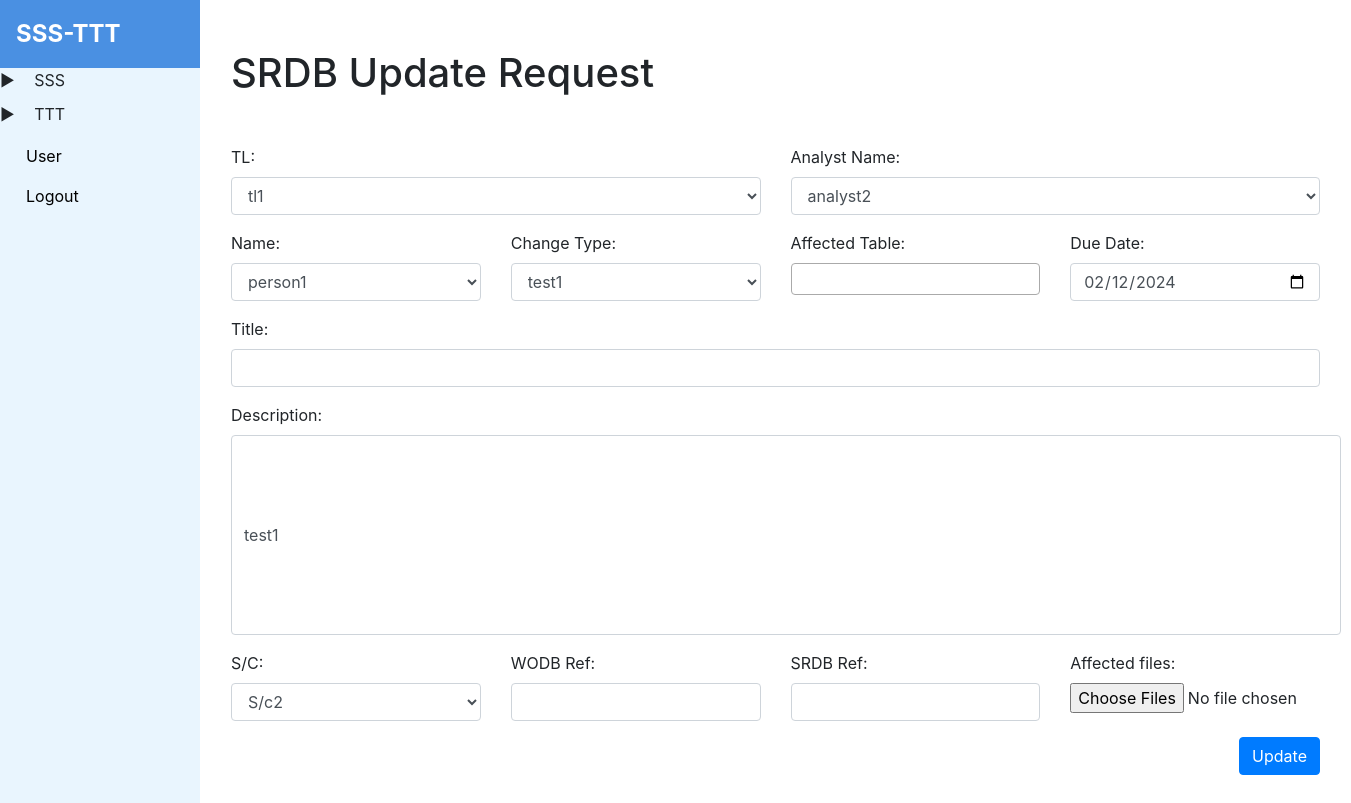
Screenshot of /update/srdb/update/request/1 (signed in) with the database file from the repository.
### tables this page shows
CREATE TABLE 't_srdb_update_request' (
    'id' INTEGER PRIMARY KEY AUTOINCREMENT,
    's_c' varchar(1000) NOT NULL,
    'status' varchar(1000) NOT NULL,
    'status_tl' varchar(1000) NOT NULL,
    'originator' varchar(1000) NOT NULL,
    'date' varchar(1000) NOT NULL,
    'type' varchar(1000) NOT NULL,
    'reason_for_update' varchar(1000) NOT NULL,
    'affected_tables' varchar(1000) NOT NULL,
    'title' varchar(1000),
    'wodb_ref' varchar(1000),
    'srdb_ref' varchar(1000),
    'affected_files' varchar(3000),
    'implemented' varchar(100),
    'tl'        varchar(100),
    'analyst_name'   varchar(100),
    'originator_date'  datetime, 
    'tl_date' datetime,
    'analyst_date' datetime,
    'due_date' datetime
    );

### app.py (the view, shortened to what this page needs)
@app.route('/update/srdb/update/request/<int:srdb_update_request_id>', methods=['GET', 'POST'])
@check_login
def update_srdb_update_request(srdb_update_request_id):
    analyst_names, tl_names, persons, tables, types, s_c_values = get_entries_data("srdb_entries.txt")
    data = get_record_by_table_name('t_srdb_update_request', srdb_update_request_id)
    data = list(data)
    data[7] = data[7].split(',')
    return render_template('srdb_update_request/update_srdb_update_request.html', persons=persons, s_c_values = s_c_values,
                        tables=tables, types=types, data = data, is_admin = session.get('user'), analyst_names=analyst_names, tl_names=tl_names)

### app.py (called while the page is built)
def check_login(f):
    @wraps(f)
    def decorated_function(*args, **kwargs):
        if session.get('user') is None:
            return redirect(url_for('login'))
        return f(*args, **kwargs)
    return decorated_function

### db_helper.py (called while the page is built)
def get_record_by_table_name(table_name: str, record_id: int):
    cursor = conn.cursor()
    cursor.execute(f'SELECT * FROM {table_name} WHERE id = {record_id}')
    result = cursor.fetchone()
    cursor.close()
    return result

def get_entries_data(filename):
    with open(filename) as f:
        data = f.readlines()
    data  = [line.strip().split(',') for line in data]
    return data[0], data[1], data[2], data[3], data[4], data[5]

### templates/srdb_update_request/update_srdb_update_request.html (shortened to what this page needs)
{% extends 'base.html' %}
{% block content %}
  <div class="container my-5">
    <div class="row">
      <div class="col-12">
        <h1 class="text-start mb-5">SRDB Update Request </h1>
      </div>
    </div>
        <form method="POST" enctype="multipart/form-data" action="/update/srdb/update/request/{{data[0]}}">
          <div class="row">
            <div class="col-md-6">
              <div class="form-group">
                  <label>TL:</label>
                  <select id="tl" name="tl" class="form-control">
                    {% for person in tl_names %}
                      {% if person == data[14] %}
                      <option value="{{ person }}" selected>{{ person }}</option>
                      {% else %}
                      <option value="{{ person }}">{{ person }}</option>
                      {% endif %}
                    {% endfor %}
                  </select>
               </div>
              </div>
              <div class="col-md-6">
                <div class="form-group">
                  <label>Analyst Name:</label>
                  <select id="analyst_name" name="analyst_name" class="form-control">
                    {% for type in analyst_names %}
                    {% if type == data[15] %}
                      <option value="{{ type }}" selected>{{ type }}</option>
                      {% else %}
                      <option value="{{ type }}">{{ type }}</option>
                      {% endif %}
                    {% endfor %}
                  </select>
              </div>
            </div>
          </div>
          <div class="row">
            <div class="col-md-3">
                <div class="form-group">
                    <label>Name:</label>
                    <select id="person" name="person" class="form-control">
                        {% for person in persons %}
                          {% if person == data[3] %}
                          <option value="{{ person }}" selected>{{ person }}</option>
                          {% else %}
                          <option value="{{ person }}">{{ person }}</option>
                          {% endif %}
                        {% endfor %}
                    </select>
                </div>
            </div>
            <div class="col-md-3">
                <div class="form-group">
                    <label>Change Type:</label>
                    <select id="type" name="type" class="form-control">
                        {% for type in types %}
                        {% if type == data[5] %}
                          <option value="{{ type }}" selected>{{ type }}</option>
                          {% else %}
                          <option value="{{ type }}">{{ type }}</option>
                          {% endif %}
                        {% endfor %}
                    </select>
                </div>
            </div>
            <div class="col-md-3">
                <div class="form-group">
                    <label>Affected Table:</label>
                </div>
            </div>
            <div class="col-md-3">
              <div class="form-group">
                  <label>Due Date:</label>
                  <input type="date" value="{{data[19]}}" class="form-control" name="due_date" id="due_date">
              </div>
          </div>
          </div>
          <div class="row">
            <div class="col-md-12">
              <div class="form-group">
                <label>Title:</label>
                <input type="text" class="form-control" id="title" name="title" value= "{{data[8]}}">
              </div>
            </div>
          </div>
          <div class="row">
            <div class="col-md-12">
              <div class="form-group">
                <label>Description:</label>
                <input style="height:200px; width:1110px; word-break: break-word;" type="text" class="form-control" id="description" name="description" value= "{{data[6]}}">
              </div>
            </div>
          </div>
        <div class="row">
            <div class="col-md-3">
              <div class="form-group">
                <label>S/C:</label>
                <select id="s_c" name="s_c" class="form-control">
                    {% for val in s_c_values %}
                      {% if val == data[1] %}
                      <option value="{{ val }}" selected>{{ val }}</option>
                      {% else %}
                      <option value="{{ val }}">{{ val }}</option>
                      {% endif %}
                    {% endfor %}
                </select>
              </div>
            </div>
            <div class="col-md-3">
                <div class="form-group">
                  <label>WODB Ref:</label>
                  <input type="text" class="form-control" id="wodb_ref" name="wodb_ref" value= "{{data[9]}}">
                </div>
            </div>
            <div class="col-md-3">
                <div class="form-group">
                  <label>SRDB Ref:</label>
                  <input type="text" class="form-control" id="srdb_ref" name="srdb_ref" value= "{{data[10]}}">
                </div>
            </div>
            <div class="col-md-3">
              <div class="form-group">
                <label>Affected files:</label>
                <input type="file" class="form-control-file" id="affected_files" name="affected_files" multiple>
              </div>
          </div>
      </div>
          <div class="d-flex justify-content-end align-items-center">
            <button type="submit" class="btn btn-primary">Update</button>
          </div>
          </form>
  </div>
{% endblock %}

### rows the page displays
t_srdb_update_request: tl "tl1", analyst_name "analyst2", person "person1", type "test1", due_date "02/12/2024", description "test1", s_c "S/c2"
